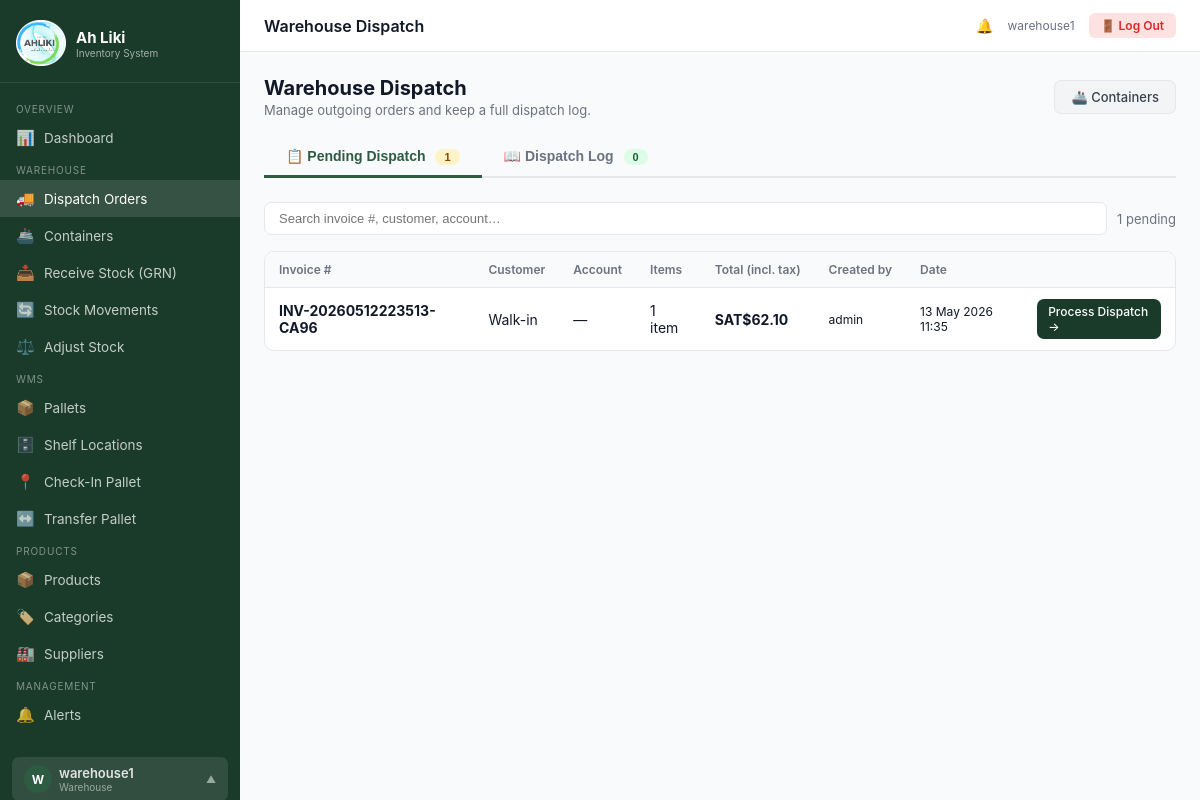
/warehouse/dispatch/ (signed in), run on an earlier commit of the app's database.
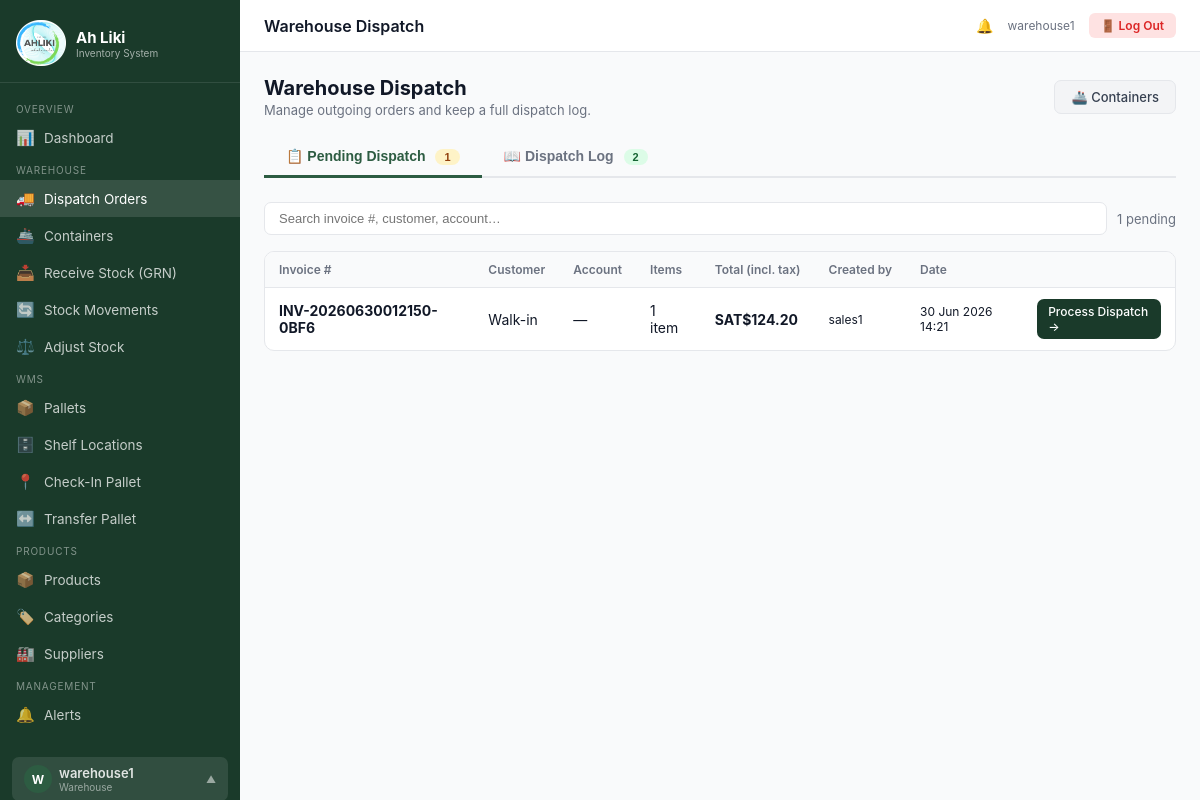
And on a later commit of the database.
### inventory/models.py (models this page shows, shortened)
class Invoice(models.Model):
    STATUS_CHOICES = [
        ('unpaid', 'Unpaid'),
        ('paid', 'Paid'),
        ('overdue', 'Overdue'),
        ('void', 'Void'),
    ]
    DISPATCH_STATUS_CHOICES = [
        ('pending', 'Pending Dispatch'),
        ('dispatched', 'Dispatched'),
    ]
    invoice_number = models.CharField(max_length=100, unique=True)
    cashier = models.ForeignKey(User, on_delete=models.SET_NULL, null=True, related_name='invoices')
    customer_name = models.CharField(max_length=200, blank=True)
    account_number = models.CharField(max_length=100, blank=True)
    payment_method = models.CharField(max_length=50, default='cash',
        choices=[('cash','Cash'),('credit','Credit Account'),('eftpos','EFTPOS'),('cheque','Cheque')])
    status = models.CharField(max_length=20, choices=STATUS_CHOICES, default='unpaid')
    dispatch_status = models.CharField(max_length=20, choices=DISPATCH_STATUS_CHOICES, default='pending')
    dispatched_by = models.ForeignKey(User, on_delete=models.SET_NULL, null=True, blank=True, related_name='dispatched_invoices')
    dispatched_at = models.DateTimeField(null=True, blank=True)
    truck_plate = models.CharField(max_length=50, blank=True, help_text='Delivery truck plate number')
    created_at = models.DateTimeField(default=timezone.now)
    due_date = models.DateField(null=True, blank=True)
    notes = models.TextField(blank=True)
    total_amount = models.DecimalField(max_digits=12, decimal_places=2, default=0)
    tax_amount = models.DecimalField(max_digits=12, decimal_places=2, default=0)
    invoice_file = models.FileField(upload_to='invoices/', blank=True, null=True)
    salesperson = models.CharField(max_length=100, blank=True)
    payment_terms = models.CharField(max_length=100, blank=True, help_text='e.g. Net 7 days')
    sales_territory = models.CharField(max_length=50, blank=True)

### inventory/views.py (the view)
# urls.py: path('warehouse/dispatch/', views.warehouse_dispatch_list, name='warehouse_dispatch_list'),
@login_required
@role_required('admin', 'warehouse', 'wms_dispatcher')
def warehouse_dispatch_list(request):
    pending = Invoice.objects.filter(dispatch_status='pending').select_related('cashier').order_by('-created_at')
    dispatch_log = Invoice.objects.filter(dispatch_status='dispatched').select_related('cashier', 'dispatched_by').order_by('-dispatched_at')
    return render(request, 'warehouse/dispatch_list.html', {
        'pending': pending,
        'dispatch_log': dispatch_log,
    })

### inventory/context_processors.py (called while the page is built)
def alerts_count(request):
    if request.user.is_authenticated:
        return {'open_alerts_count': StockAlert.objects.filter(is_resolved=False).count()}
    return {'open_alerts_count': 0}

### inventory/templatetags/custom_tags.py (called while the page is built)
@register.filter
def user_role(user):
    if not user.is_authenticated:
        return ''
    try:
        from inventory.models import UserProfile
        profile, _ = UserProfile.objects.get_or_create(user=user)
        return profile.role
    except:
        return ''

### inventory/views.py (called while the page is built, shortened)
def role_required(*roles):
    from functools import wraps
    def decorator(view_func):
        @wraps(view_func)
        def _wrapped(request, *args, **kwargs):
            if not request.user.is_authenticated:
                return redirect('login')
            if request.user.is_superuser:
                return view_func(request, *args, **kwargs)
            profile, _ = UserProfile.objects.get_or_create(user=request.user)
            if profile.role in roles:
                return view_func(request, *args, **kwargs)
        return _wrapped
    return decorator

### templates/warehouse/dispatch_list.html (shortened to what this page needs)
{% extends 'base.html' %}
{% block topbar_title %}Warehouse Dispatch{% endblock %}
{% block content %}
<div class="page-header">
  <div>
    <h1>Warehouse Dispatch</h1>
    <p>Manage outgoing orders and keep a full dispatch log.</p>
  </div>
  <a href="{% url 'warehouse_container_list' %}" class="btn btn-secondary">🚢 Containers</a>
</div>
<div style="display:flex;gap:0;border-bottom:2px solid var(--gray-200);margin-bottom:24px">
  <button
    class="tab-btn"
    id="tab-pending-btn"
    onclick="switchTab('pending')"
    style="padding:10px 22px;font-size:14px;font-weight:600;border:none;background:none;cursor:pointer;border-bottom:3px solid var(--green-mid,#2d7a4f);margin-bottom:-2px;color:var(--green-mid,#2d7a4f)"
  >
    📋 Pending Dispatch
    {% if pending.count > 0 %}
    <span class="badge badge-amber" style="margin-left:6px">{{ pending.count }}</span>
    {% endif %}
  </button>
  <button
    class="tab-btn"
    id="tab-log-btn"
    onclick="switchTab('log')"
    style="padding:10px 22px;font-size:14px;font-weight:600;border:none;background:none;cursor:pointer;color:var(--gray-500);border-bottom:3px solid transparent;margin-bottom:-2px"
  >
    📖 Dispatch Log
    <span class="badge badge-green" style="margin-left:6px">{{ dispatch_log.count }}</span>
  </button>
</div>
<div id="tab-pending">
  <div style="display:flex;gap:10px;margin-bottom:16px;align-items:center;flex-wrap:wrap">
    <input
      type="text"
      id="pendingSearch"
      placeholder="Search invoice #, customer, account…"
      oninput="filterPending()"
      style="flex:1;min-width:180px;padding:8px 14px;border:1px solid var(--gray-200);border-radius:7px;font-size:13px;outline:none"
    >
    <span id="pendingCount" style="font-size:13px;color:var(--gray-500);white-space:nowrap">{{ pending.count }} pending</span>
  </div>
  <div class="card">
    <div class="table-wrap">
      <table>
        <thead>
          <tr>
            <th>Invoice #</th>
            <th>Customer</th>
            <th>Account</th>
            <th>Items</th>
            <th>Total (incl. tax)</th>
            <th>Created by</th>
            <th>Date</th>
            <th></th>
          </tr>
        </thead>
        <tbody id="pendingBody">
        {% for inv in pending %}
        <tr data-search="{{ inv.invoice_number|lower }} {{ inv.customer_name|lower }} {{ inv.account_number|lower }} {{ inv.cashier.get_full_name|lower|default:'' }} {{ inv.cashier.username|lower }}">
          <td><strong>{{ inv.invoice_number }}</strong></td>
          <td>{{ inv.customer_name|default:"Walk-in" }}</td>
          <td>{{ inv.account_number|default:"—" }}</td>
          <td>{{ inv.items.count }} item{{ inv.items.count|pluralize }}</td>
          <td><strong>SAT${{ inv.total_amount }}</strong></td>
          <td style="font-size:12px">{{ inv.cashier.get_full_name|default:inv.cashier.username }}</td>
          <td style="font-size:12px">{{ inv.created_at|date:"d M Y H:i" }}</td>
          <td>
            <a href="{% url 'warehouse_dispatch_detail' inv.pk %}" class="btn btn-primary btn-sm">
              Process Dispatch →
            </a>
          </td>
        </tr>
        {% endfor %}
        </tbody>
      </table>
    </div>
  </div>
</div>
{% endblock %}

What changed in the data, as far as the page shows it:
no longer on this page (row edited): Invoice: invoice_number "INV-20260512223513-CA96", customer_name "Walk-in", account_number "—", items.count "1", total_amount "62.10", cashier.get_full_name "admin", created_at "13 May 2026 11:35"
added Invoice: invoice_number "INV-20260630012150-0BF6", customer_name "Walk-in", account_number "—", items.count "1", total_amount "124.20", cashier.get_full_name "sales1", created_at "30 Jun 2026 14:21"
Also different on the page:
{{ dispatch_log.count }}: "0" → "2"
